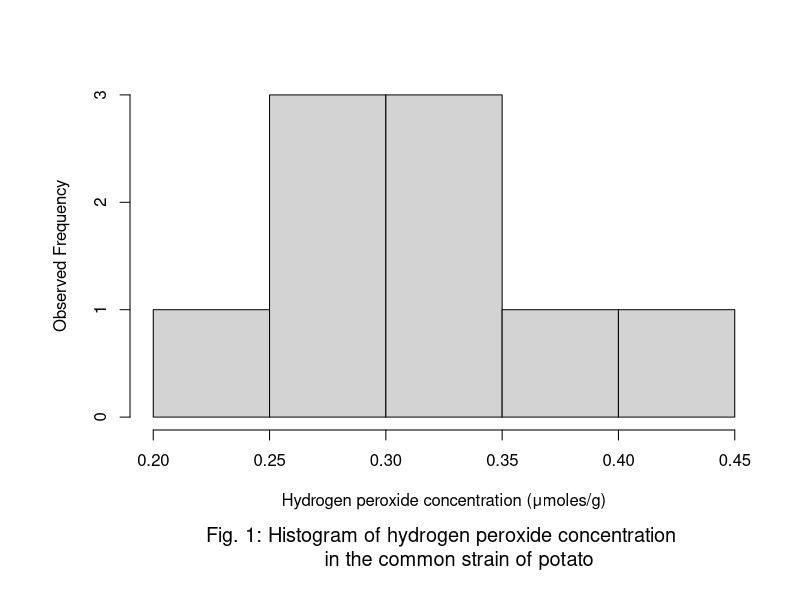
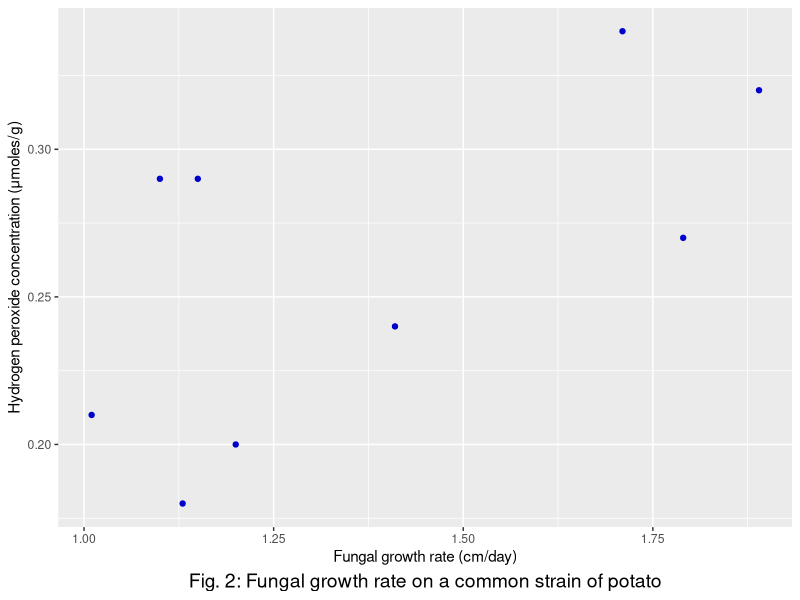
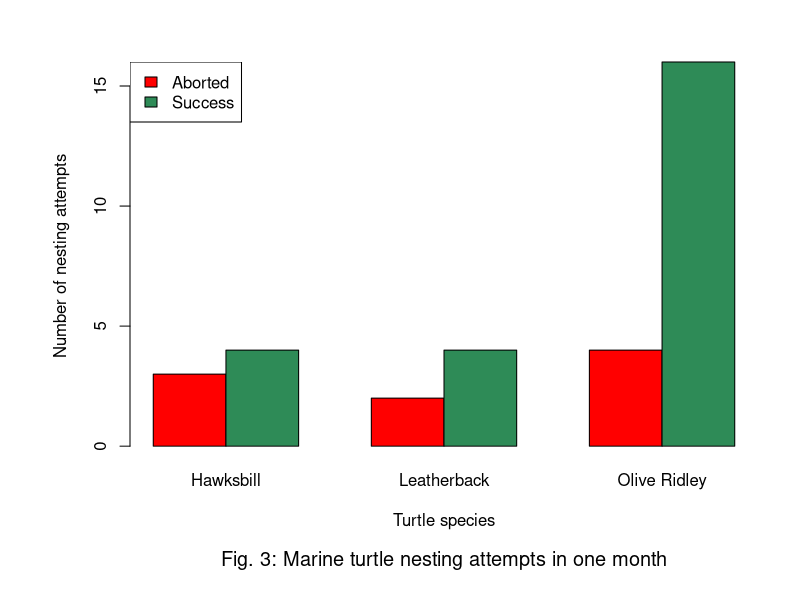
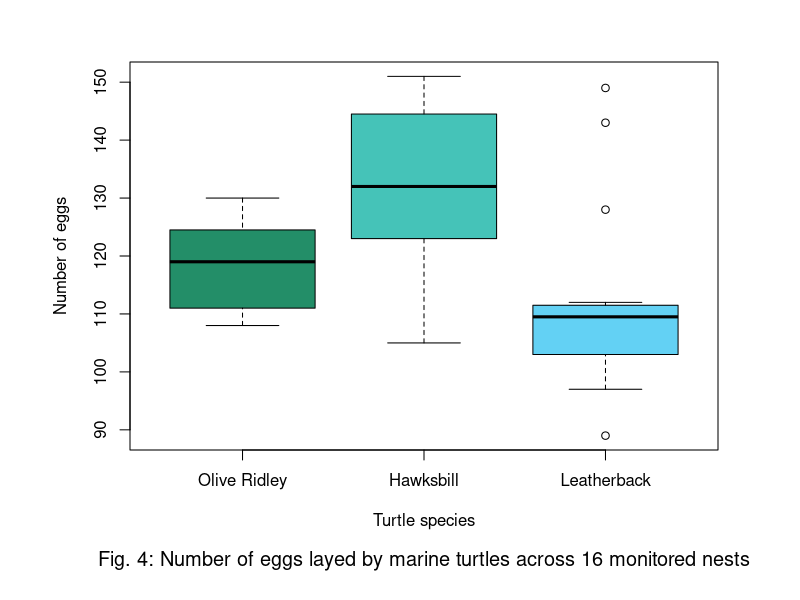
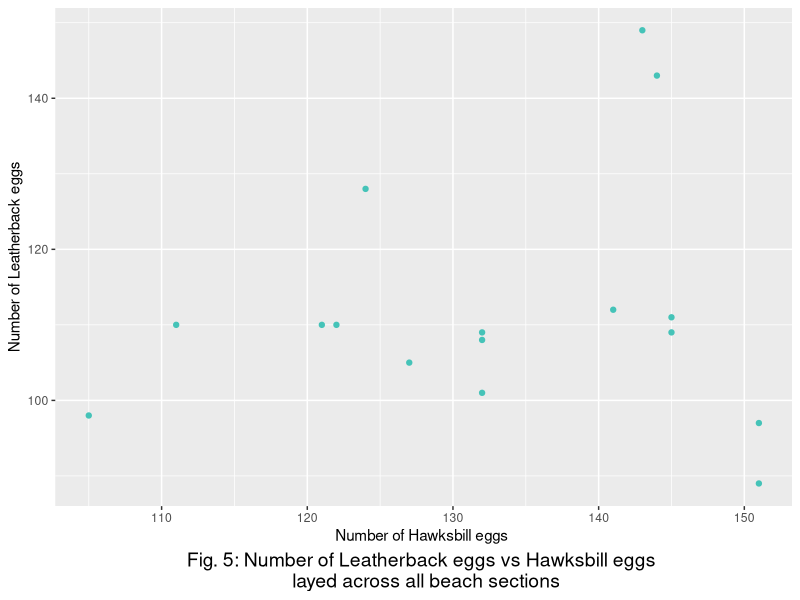

Generate these figures, in order, with R:
## ---- chunk 1
knitr::opts_chunk$set(echo = TRUE)
## ---- chunk 2
T.strain.A=c(0.17,0.20,0.13,0.20,0.24,0.25,0.15,0.21,0.21)
T.strain.B=c(0.47,0.21,0.34,0.32,0.33,0.29,0.18,0.20,0.25)
Common.strain=c(0.44,0.33,0.37,0.33,0.31,0.27,0.22,0.30,0.28)
## ---- chunk 3
delta.meansq2=((mean(T.strain.B))-(mean(T.strain.A)))
delta.meansq2
## ---- chunk 4
delta.meansq3=((mean(Common.strain))-(mean(T.strain.A)))
delta.meansq3
## ---- chunk 5
par(mar=c(8.5,6.5,4.1,2.1), mgp=c(3,1,0))
hist(Common.strain, main = NULL, xlab="Hydrogen peroxide concentration (μmoles/g)", ylab = "Observed Frequency")
title(sub = "Fig. 1: Histogram of hydrogen peroxide concentration 
     in the common strain of potato", line=6, cex.sub=1.2)
## ---- chunk 6
Peroxide=c(0.27,0.21,0.34,0.32,0.24,0.29,0.18,0.20,0.29)
Growth.rate=c(1.79,1.01,1.71,1.89,1.41,1.15,1.13,1.20,1.10)

mydata=data.frame('Peroxide'=Peroxide, 'Growth.rate'=Growth.rate)
mydata
## ---- chunk 7
library("ggplot2")
par(mar=c(5.5,6.5,4.1,2.1))
ggplot(mydata, aes(mydata$Growth.rate, mydata$Peroxide)) + geom_point(col="medium blue") + labs(y="Hydrogen peroxide concentration (μmoles/g)", x="Fungal growth rate (cm/day)", title = NULL, caption = "Fig. 2: Fungal growth rate on a common strain of potato") + theme(plot.caption = element_text(hjust = 0.5, size = 14))
## ---- chunk 8
turtle.data=read.csv("Homework1_turtles_AS.csv")
turtle.data

## ---- chunk 9
turtle.table=table(turtle.data$Nesting.status,turtle.data$Species)
turtle.table
## ---- chunk 10
par(mar=c(7.5,6.5,3.1,2.1))
turtle.plot=barplot(turtle.table, beside = TRUE, xlab = "Turtle species", ylab = "Number of nesting attempts", col = c("red","sea green"))
legend("topleft", legend=c("Aborted", "Success"), fill = c("red","sea green"))
title(sub="Fig. 3: Marine turtle nesting attempts in one month", cex.sub=1.2, line=5)
## ---- chunk 11
Successful=c(4,4,16)
Aborted=c(3,2,4)
mean=mean(Successful)
sd=sd(Successful)
mean
sd

## ---- chunk 12
proportion.aborted=Aborted/(Aborted+Successful)
proportion.aborted
Species=c("Hawksbill", "Leatherback", "Olive Ridley")
data.frame(Species, proportion.aborted)

## ---- chunk 13
egg.data=read.csv("Homework1_turtle_eggs_AS.csv")
egg.data
## ---- chunk 14
par(mar=c(7.5,6.5,3.1,4.1))
boxplot(egg.data$Olive.Ridley, egg.data$Hawksbill, egg.data$Leatherback, names = c("Olive Ridley","Hawksbill", "Leatherback"), xlab = "Turtle species", ylab = "Number of eggs", col=c("#238E68","#45C3B8","#63D1F4"))
title(sub="Fig. 4: Number of eggs layed by marine turtles across 16 monitored nests", cex.sub=1.2, line=5)
## ---- chunk 15
par(mar=c(7.5,6.5,3.1,4.1))
ggplot(egg.data, aes(y=egg.data$Leatherback, x=egg.data$Hawksbill)) + geom_point(col=("#45C3B8")) + labs(y="Number of Leatherback eggs", x="Number of Hawksbill eggs ", title = NULL, caption = "Fig. 5: Number of Leatherback eggs vs Hawksbill eggs \n layed across all beach sections") + theme(plot.caption = element_text(hjust = 0.5, size = 14))
